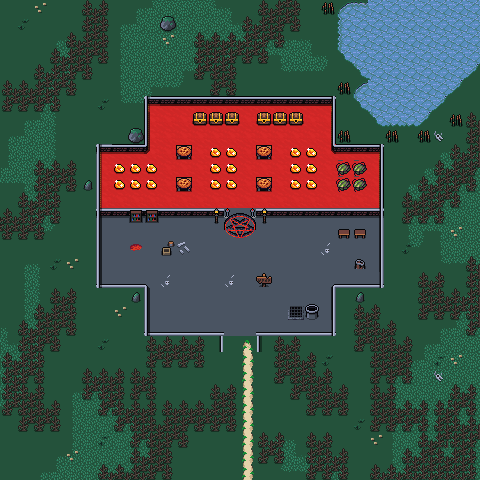

A level layout from a 2D game, rendered from its tile map. Below: a short description, then the map file with tile-grid data replaced by summaries:
An orthogonal 30x30 tile map with 16x16 px tiles, 4 tile layers (Background, Walls, Ornamental Walls, Clutter), 4 tilesets and 3 objects (dialog).

<map version="1.10" tiledversion="1.10.1" orientation="orthogonal" renderorder="right-down" width="30" height="30" tilewidth="16" tileheight="16" infinite="0" nextlayerid="11" nextobjectid="84">
 <editorsettings>
  <export target="wastetown..tmx" format="tmx" />
 </editorsettings>
 <tileset firstgid="1" source="../../tileset/main.tsx" />
 <tileset firstgid="10113" source="../../tileset/buildings.tsx" />
 <tileset firstgid="11905" source="../../tileset/FarmFood.tsx" />
 <tileset firstgid="16001" source="../../tileset/buildings-nocollide.tsx" />
 <layer id="10" name="Background" width="30" height="30">
  <data>[900 cells, 900 non-empty, 9 distinct tile ids]</data>
 </layer>
 <layer id="2" name="Walls" width="30" height="30">
  <data>[900 cells, 393 non-empty, 28 distinct tile ids]</data>
 </layer>
 <layer id="7" name="Ornamental Walls" width="30" height="30">
  <data>[900 cells, 322 non-empty, 25 distinct tile ids]</data>
 </layer>
 <layer id="3" name="Clutter" width="30" height="30">
  <properties>
   <property name="spriteLayer" type="bool" value="true" />
  </properties>
  <data>[900 cells, 154 non-empty, 34 distinct tile ids]</data>
 </layer>
 <objectgroup id="4" name="Objects">
  <object id="38" template="../../obj/entry_up.tx" x="238.666" y="480.166">
   <properties>
    <property name="teleport" value="" />
   </properties>
  </object>
  <object id="78" template="../../obj/door_down.tx" x="232.5" y="235.5">
   <properties>
    <property name="teleport" value="../common/maps/map/demontower/portal_2B.tmx" />
    <property name="teleportObjectId" value="69" />
   </properties>
  </object>
  <object id="83" template="../../obj/dialog.tx" type="dialog" gid="11530" x="258" y="288.667" width="16" height="16" visible="1">
   <properties>
    <property name="dialog">[
  {
    "text":"The inscription reads: Congratulations Adventurer! By just finding this place you have won a prize!",
    "options":[
      { "name":"You happily walk toward your prize" }
]
}
]</property>
   </properties>
  </object>
 </objectgroup>
</map>
